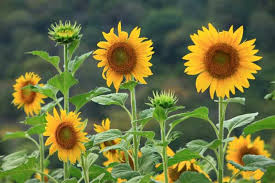
#> input picture dedw.jpg, 275 x 183 px
$ python 1.py
#> lines starting #> are read from the running program, lines starting #| are printed output that depends on the picture
import cv2
import numpy as np
import matplotlib.pyplot as plt

img=cv2.imread('dedw.jpg')
#> img is the input picture: shape (183, 275, 3); mean B, G, R 62.5, 114.6, 109.1
plt.imshow(img)
cv2.waitKey(0)

newimg=np.asarray(img)
X,Y,D=newimg.shape
#> X = 183; Y = 275; D = 3

div1=X//2
#> div1 = 91
div2=Y//2
#> div2 = 137
top_left=newimg[:div1,:div2]
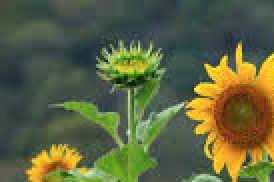
#> top_left: shape (91, 137, 3) (shown 2 times larger); mean B, G, R 64.4, 99.7, 93.3
top_right=newimg[:div1,div2:]
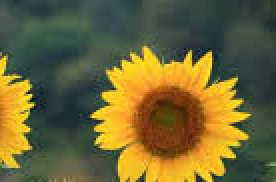
#> top_right: shape (91, 138, 3) (shown 2 times larger); mean B, G, R 54.4, 101.9, 109.9
bottom_left=newimg[div1:,:div2]
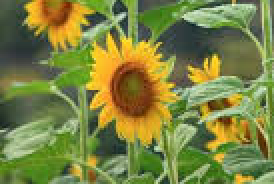
#> bottom_left: shape (92, 137, 3) (shown 2 times larger); mean B, G, R 65.5, 131.5, 124.3
bottom_right=newimg[div1:,div2:]
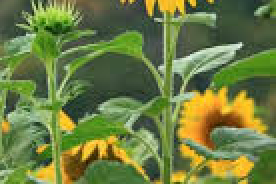
#> bottom_right: shape (92, 138, 3) (shown 2 times larger); mean B, G, R 65.6, 125.1, 108.9
div_img=[top_left,top_right,bottom_left,bottom_right]

fig, axs = plt.subplots(2, 2, figsize=(10, 10))
for idx, ax in enumerate(axs.flat):
  ax.imshow(div_img[idx])
  ax.set_title(f'Quadrant {idx+1}: {div_img[idx].shape}')
  ax.axis('on')
plt.show()
#> figure, not shown here; B, G, R data is drawn as R, G, B
